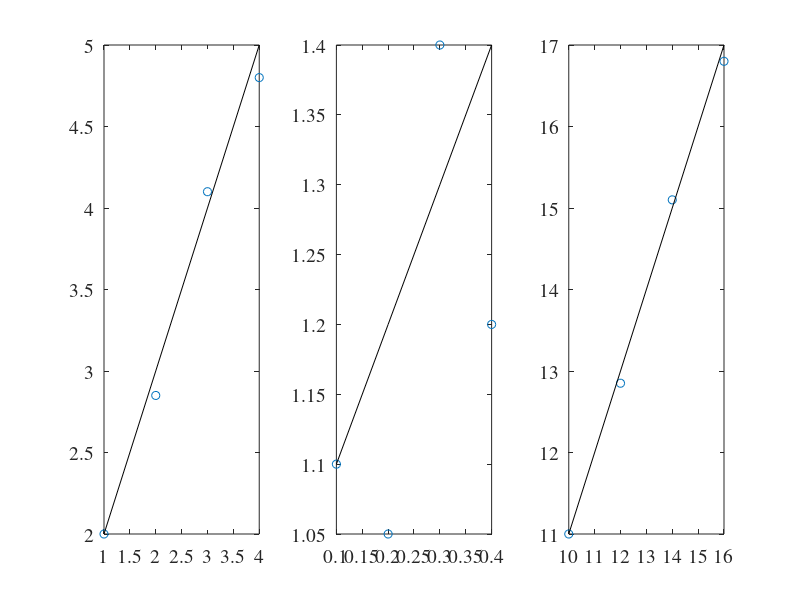

Write MATLAB code to recreate this figure.
function hw6_p2
set(0,'defaulttextfontname','times','defaulttextfontsize',14);
set(0,'defaultaxesfontname','times','defaultaxesfontsize',14);


% x{1} = [1 -3 4 5]';
% x{2} = [-0.1 0.3 -0.4 0.5]';
% x{3} = [101 97 104 105]';

x{1} = [1 2 3 4]';
x{2} = x{1} * 0.1;
x{3} = [10 12 14 16]';
%x{2} = x{1} * 0.1;
%x{3} = x{1} * 10;

m1 = 1; m2 = 1;
for i = 1:3
    y{i} = m1 + m2.*x{i} + [0;-0.15;0.1;-0.2];
end


figure(1);
for i = 1:3
    subplot(1,3,i)
    plot(x{i},y{i},'o');
    hold on;
    plot(x{i},m1 + m2.*x{i},'k-');
    hold all;
end

%
for i = 1:3
    G{i} = [ones(4,1) x{i}];
end

for i = 1:3
    disp(i);
    [U,SING,V] = svd(G{i})
    [EIGVEC,EIGV] = eig(G{i}'*G{i})
    
end


% test, add same level of error


figure(1)

for i = 1:3
   m = (G{i}'*G{i})^-1*G{i}'*y{i}
end
